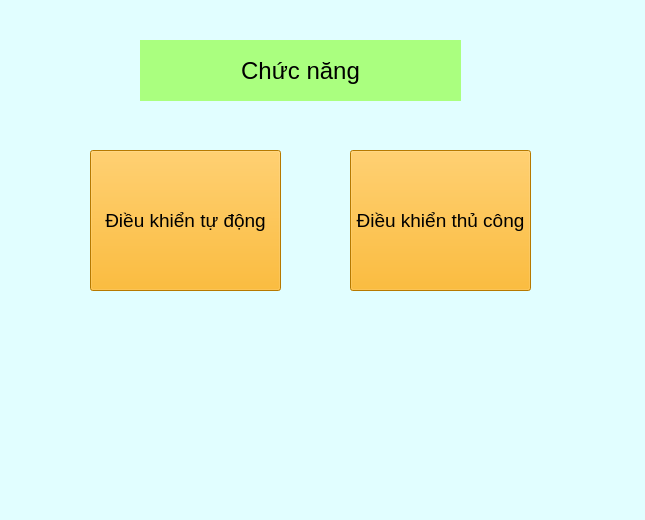
<?xml version="1.0" encoding="UTF-8"?>
<ui version="4.0">
 <class>MainWindow</class>
 <widget class="QMainWindow" name="MainWindow">
  <property name="enabled">
   <bool>true</bool>
  </property>
  <property name="geometry">
   <rect>
    <x>0</x>
    <y>0</y>
    <width>645</width>
    <height>520</height>
   </rect>
  </property>
  <property name="font">
   <font>
    <kerning>true</kerning>
   </font>
  </property>
  <property name="windowTitle">
   <string>MainWindow</string>
  </property>
  <property name="accessibleDescription">
   <string/>
  </property>
  <property name="layoutDirection">
   <enum>Qt::LeftToRight</enum>
  </property>
  <property name="autoFillBackground">
   <bool>false</bool>
  </property>
  <property name="styleSheet">
   <string notr="true">background-color:rgb(225, 254, 255)</string>
  </property>
  <property name="animated">
   <bool>true</bool>
  </property>
  <widget class="QWidget" name="centralwidget">
   <widget class="QPushButton" name="btn_pr_byhand">
    <property name="geometry">
     <rect>
      <x>350</x>
      <y>150</y>
      <width>181</width>
      <height>141</height>
     </rect>
    </property>
    <property name="font">
     <font>
      <pointsize>14</pointsize>
     </font>
    </property>
    <property name="styleSheet">
     <string notr="true">background-color:rgb(255, 170, 0)</string>
    </property>
    <property name="text">
     <string>Điều khiển thủ công</string>
    </property>
   </widget>
   <widget class="QPushButton" name="btn_pro_auto">
    <property name="geometry">
     <rect>
      <x>90</x>
      <y>150</y>
      <width>191</width>
      <height>141</height>
     </rect>
    </property>
    <property name="font">
     <font>
      <pointsize>14</pointsize>
     </font>
    </property>
    <property name="styleSheet">
     <string notr="true">background-color:rgb(255, 170, 0)</string>
    </property>
    <property name="text">
     <string>Điều khiển tự động</string>
    </property>
   </widget>
   <widget class="QLabel" name="lbl_pro_01">
    <property name="geometry">
     <rect>
      <x>140</x>
      <y>40</y>
      <width>321</width>
      <height>61</height>
     </rect>
    </property>
    <property name="font">
     <font>
      <pointsize>18</pointsize>
     </font>
    </property>
    <property name="styleSheet">
     <string notr="true">background-color: rgb(170, 255, 127)</string>
    </property>
    <property name="text">
     <string>Chức năng</string>
    </property>
    <property name="alignment">
     <set>Qt::AlignCenter</set>
    </property>
   </widget>
  </widget>
  <widget class="QMenuBar" name="menubar">
   <property name="geometry">
    <rect>
     <x>0</x>
     <y>0</y>
     <width>645</width>
     <height>21</height>
    </rect>
   </property>
  </widget>
  <widget class="QStatusBar" name="statusbar"/>
 </widget>
 <resources/>
 <connections/>
</ui>
